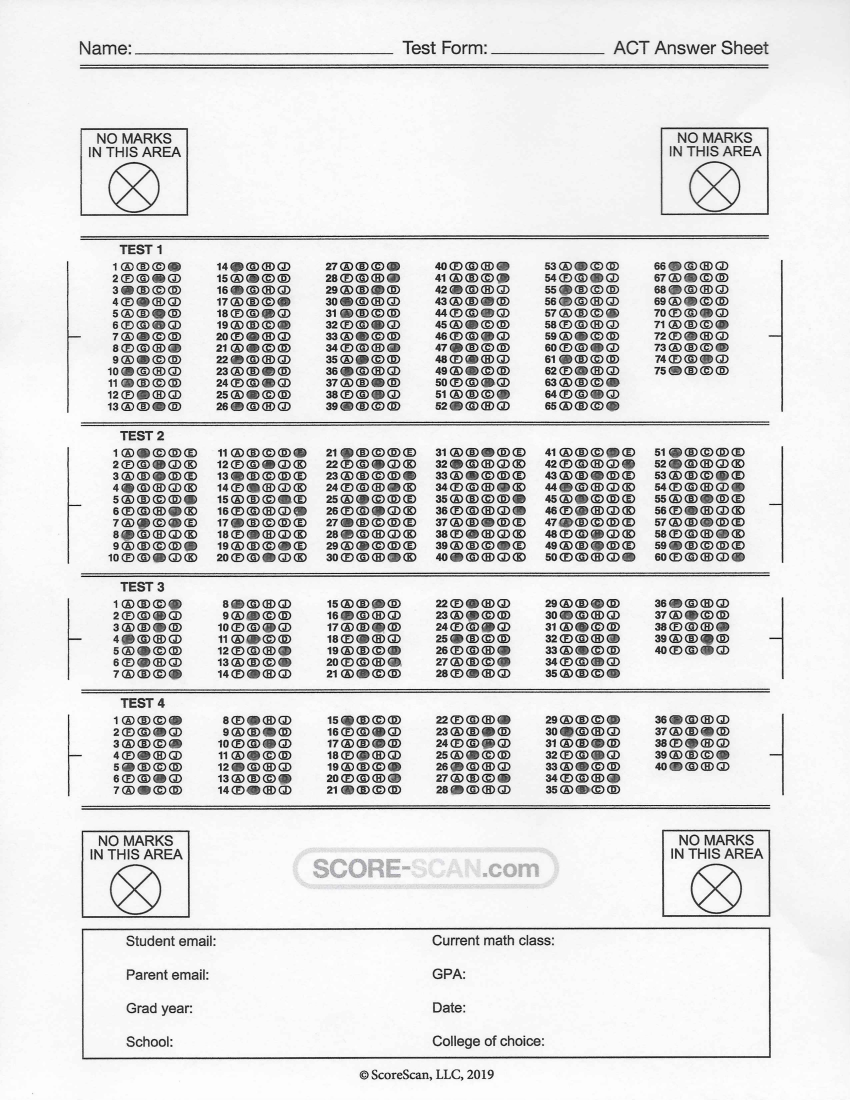
#> input picture img/scan_score.jpg, 4250 x 5500 px (shown at 1/5 size)
$ python testing.py   (older library calls are emulated)
#> lines starting #> are read from the running program, lines starting #| are printed output that depends on the picture; after the words box and inside, x2 and y2 are one past the last pixel; in counts of white or black regions, pixels touching at a corner belong together
import numpy as np
import cv2

def normalize(im):
    return cv2.normalize(im, np.zeros(im.shape), 0, 255, norm_type=cv2.NORM_MINMAX)

# load the image and show it
image = cv2.imread("img/scan_score.jpg")
#> image is the input picture: shape (5500, 4250, 3); mean B, G, R 224.2, 224.2, 224.2

cropped_1 = image[1292:2072, 599:1006].copy()
cropped_2 = image[1292:2072, 1147:1549].copy()
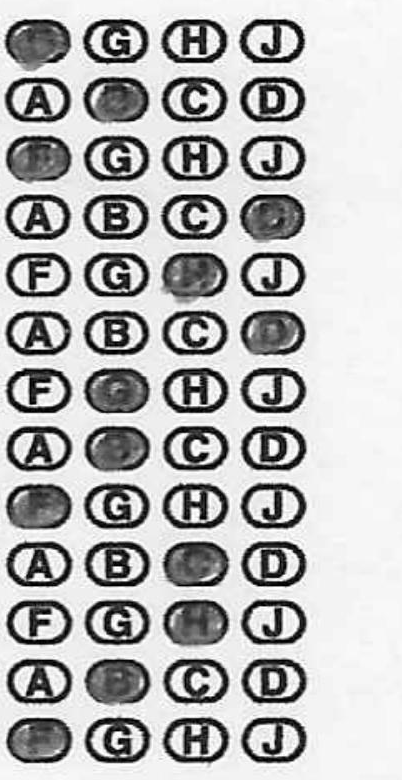
#> cropped_2: shape (780, 402, 3); min 0, max 255, mean 183.8
cropped_3 = image[1292:2072, 1693:2095].copy()
cropped_4 = image[1292:2072, 2242:2642].copy()
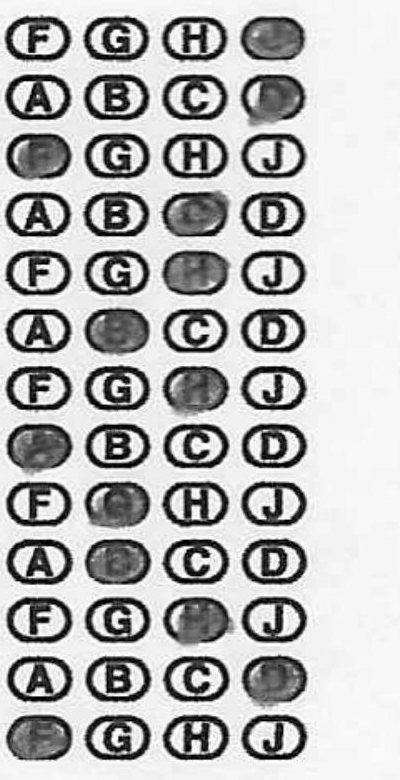
#> cropped_4: shape (780, 400, 3); min 0, max 255, mean 184.2
cropped_5 = image[1292:2072, 2788:3196].copy()
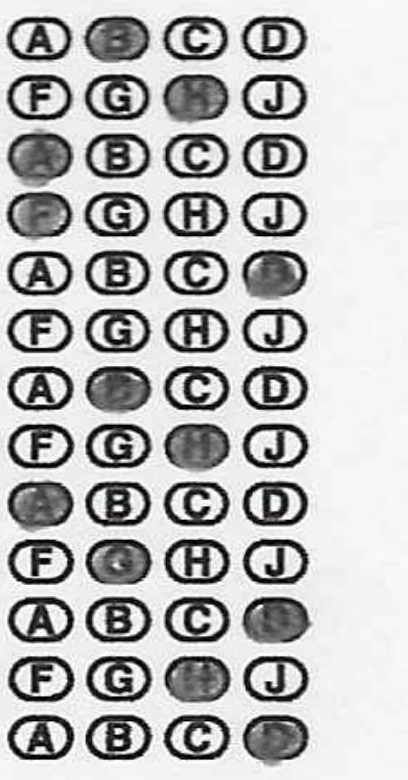
#> cropped_5: shape (780, 408, 3); mean B, G, R 186.3, 186.3, 186.3
cropped_6 = image[1292:2072, 3383:3737].copy()
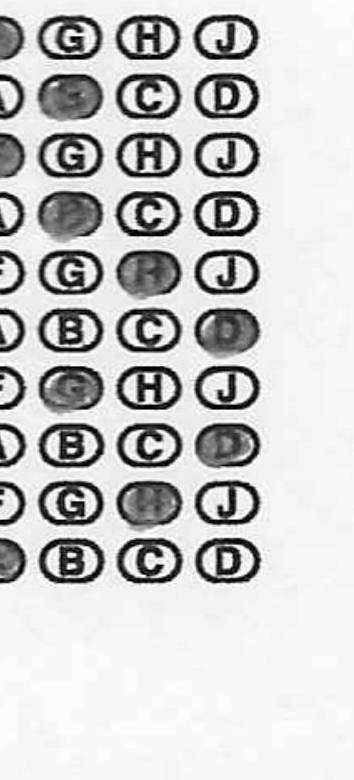
#> cropped_6: shape (780, 354, 3); min 0, max 255, mean 202.4


edges = cv2.Canny(image, 100, 200)
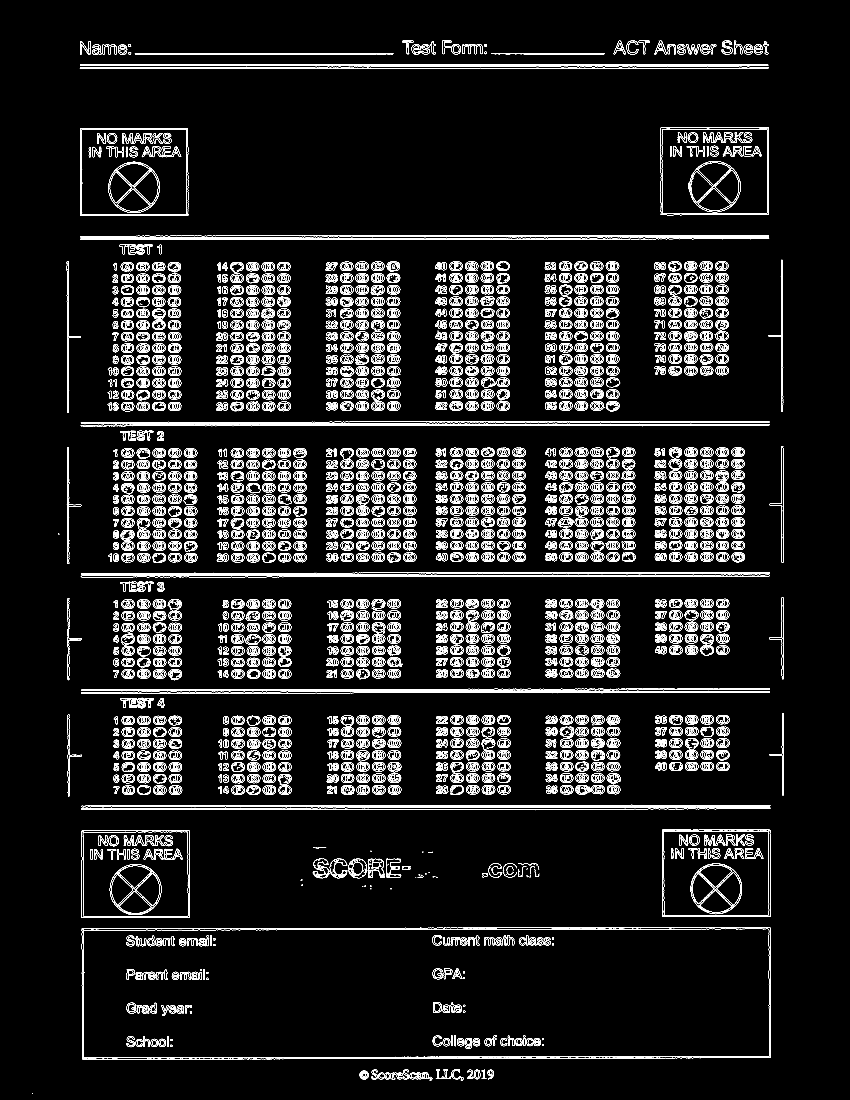
#> edges: shape (5500, 4250) (shown at 1/5 size); 3.4% white in thin lines or dots, all inside (x1, y1, x2, y2) = (161, 202, 3920, 5469)

blurred = cv2.GaussianBlur(image, (11, 11), 10)
# crop_1 = True
im = normalize(cv2.cvtColor(blurred, cv2.COLOR_BGR2GRAY))

ret, im = cv2.threshold(im, 150, 255, cv2.THRESH_BINARY)
#> im: shape (5500, 4250); 85.5% white; 1360 black regions, largest, box (x1, y1, x2, y2) and area: (408, 4636, 3855, 5298) 82966, (401, 320, 3842, 345) 70975, (404, 1174, 3843, 1201) 69182

thresh = cv2.threshold(im, 0, 255,cv2.THRESH_BINARY_INV | cv2.THRESH_OTSU)[1]
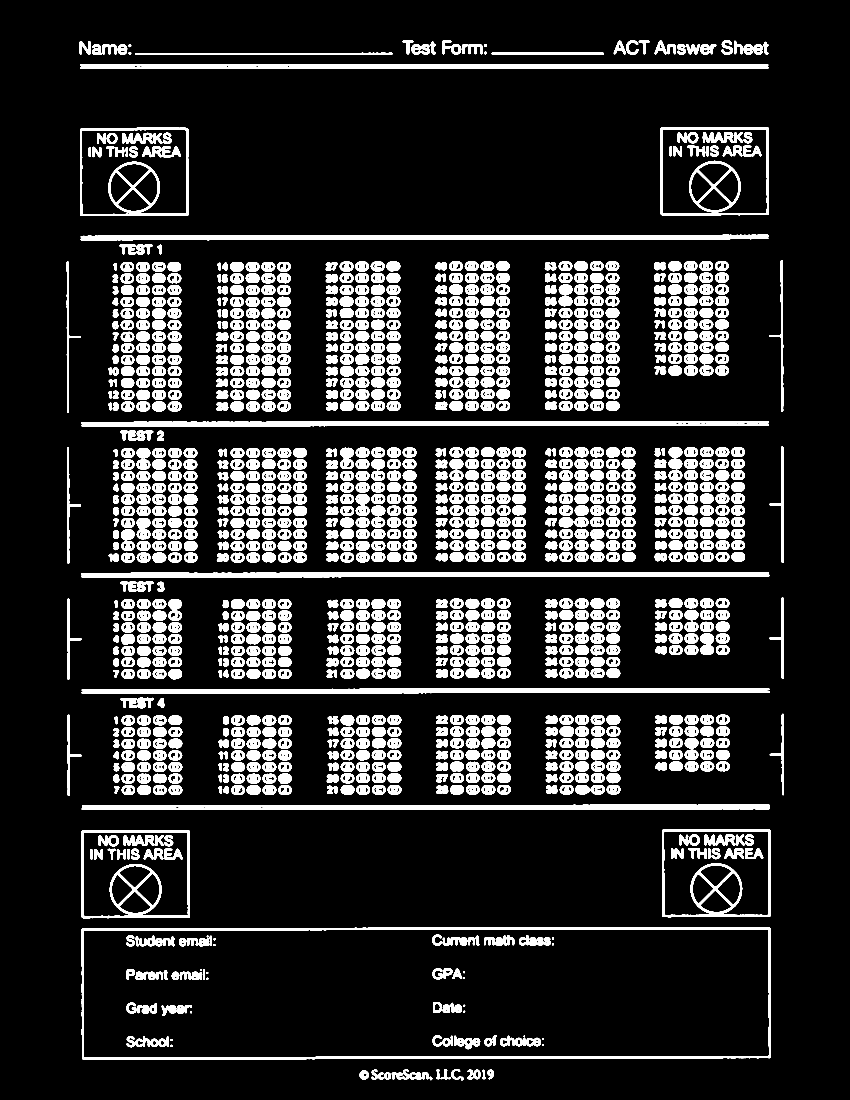
#> thresh: shape (5500, 4250) (shown at 1/5 size); 14.5% white; 1360 white regions, largest, box (x1, y1, x2, y2) and area: (408, 4636, 3855, 5298) 82966, (401, 320, 3842, 345) 70975, (404, 1174, 3843, 1201) 69182

# thresh = cv2.bitwise_not(thresh)

output = cv2.connectedComponentsWithStats(thresh, 4, cv2.CV_32S)

stats = output[2]
#> stats = 1361 rows, first 6: [0, 0, 4250, 5500, 19996363], [3607, 201, 57, 73, 2088], [2013, 203, 54, 69, 1294], [2211, 202, 46, 69, 1471], [3069, 203, 60, 69, 1756], [3131, 202, 61, 72, 1768]
lines = []
# print(len(stats))
count = 0
for i in stats:
    # if i[4]>=64600 and i[4]<=70100:
    cv2.putText(image, str(count), (i[0], i[1] + i[3]), cv2.FONT_HERSHEY_SCRIPT_SIMPLEX, 2, 255)
        # lines.append(i)
    count += 1
#> this loop made 1361 passes
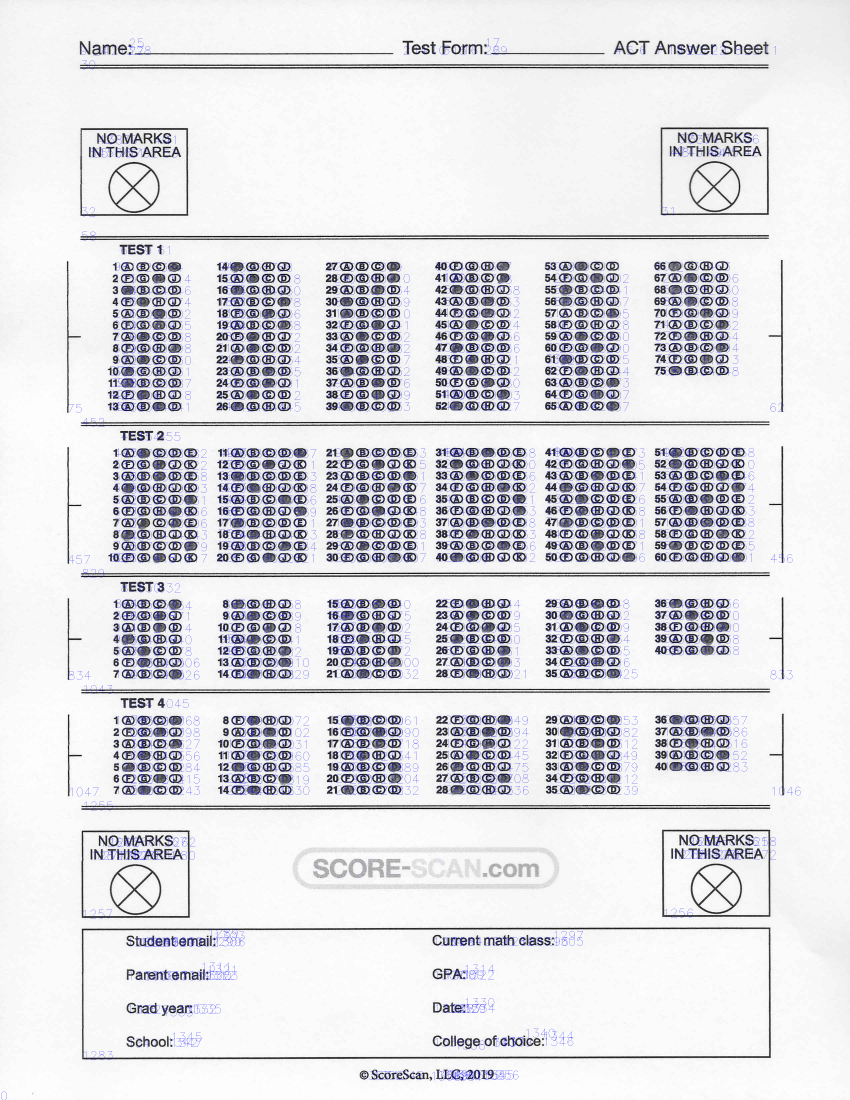
#> image: shape (5500, 4250, 3) (shown at 1/5 size); mean B, G, R 225.7, 221.4, 221.4
#> after the loop, count = 1361


# for l in lines:
#     print(l)
cv2.imshow("original", image)
# cv2.imshow("img", im)
cv2.imshow("th", thresh)


cv2.waitKey(0)

$ run again, with img/123.jpg copied over img/scan_score.jpg
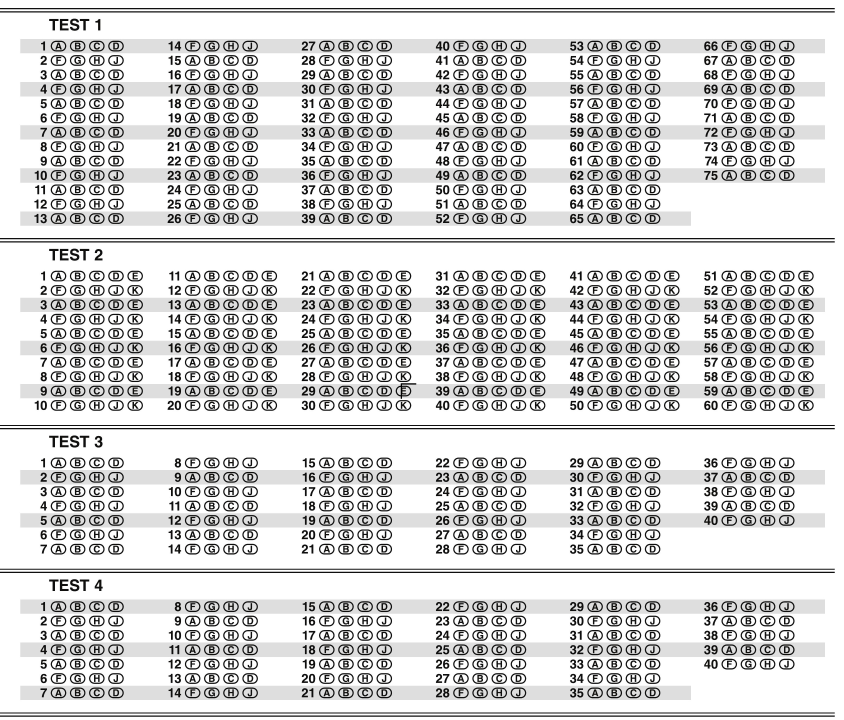
#> input picture img/123.jpg, 3376 x 2880 px (shown at 1/4 size)
#> image is the input picture: shape (2880, 3376, 3); mean B, G, R 213.5, 213.5, 213.6
#> cropped_6 = empty array
#> `edges = cv2.Canny(image, 100, 200)`:
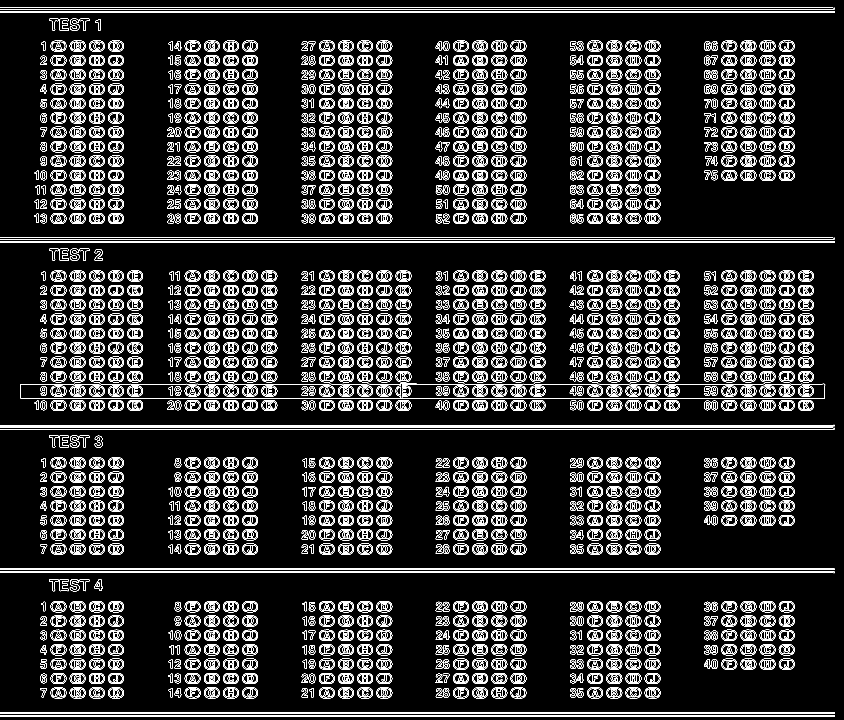
#> edges: shape (2880, 3376) (shown at 1/4 size); 6.1% white in thin lines or dots
#> im: shape (2880, 3376); 79.2% white; 1242 black regions, largest, box (x1, y1, x2, y2) and area: (0, 31, 3335, 38) 23345, (0, 44, 3335, 51) 23345, (0, 951, 3335, 958) 23345
#> stats = 1243 rows, first 6: [0, 0, 3376, 2880, 7700694], [0, 31, 3335, 7, 23345], [0, 44, 3335, 7, 23345], [197, 75, 37, 47, 779], [236, 75, 38, 48, 1187], [280, 74, 38, 50, 1221]
#> the loop `for i in stats:` made 1243 passes
#> after the loop `for i in stats:`:
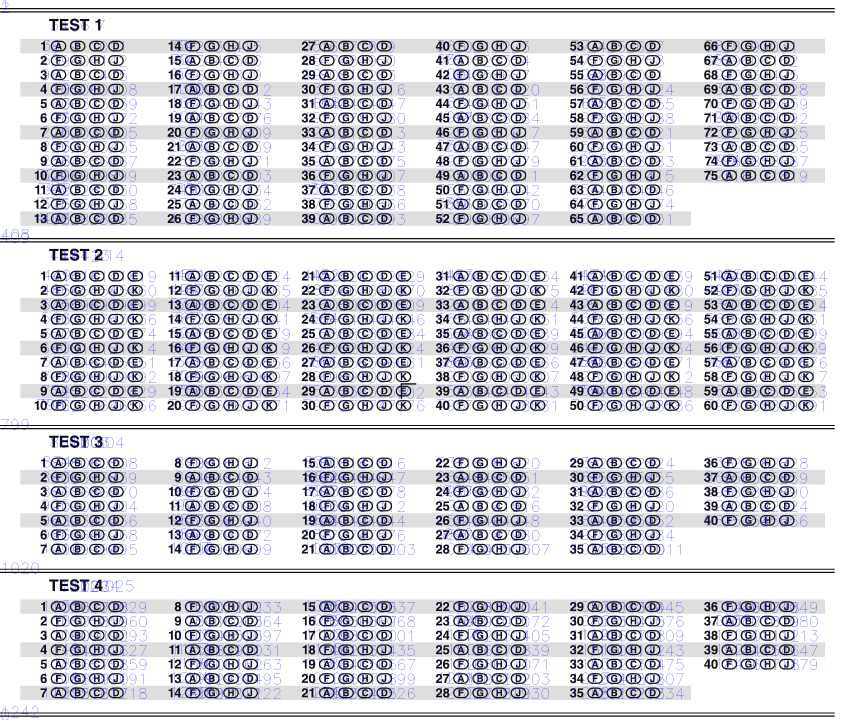
#> image: shape (2880, 3376, 3) (shown at 1/4 size); mean B, G, R 216.4, 207.1, 207.1
#> after the loop `for i in stats:`: count = 1243
